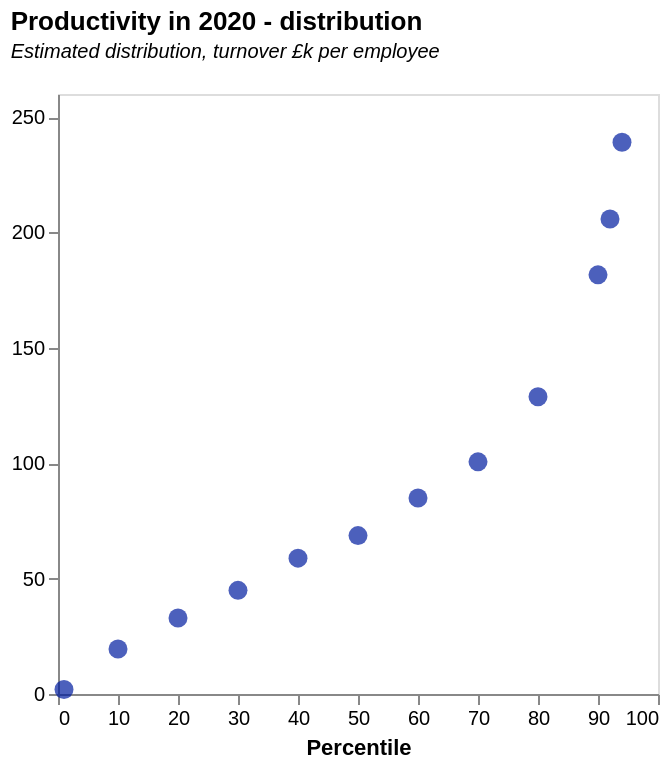

This figure's Vega-Lite source:
### Vega-Lite specification from a JSON file in a GitHub repository (floating-point values rounded to 4 significant figures)
{"$schema": "https://vega.github.io/schema/vega-lite/v5.json", "description": "A calculate that takes the messy names in the field, metric, and creates a new field, metricClean, where the names are nicer.", "title": {"text": "Productivity in 2020 - distribution", "subtitle": ["Estimated distribution, turnover £k per employee", ""], "subtitleFontStyle": "italic", "subtitleFontSize": 10, "anchor": "start", "color": "black"}, "data": {"values": [{"Percentile": "1", "modelValue": "1.965912874"}, {"Percentile": "10", "modelValue": "19.49928558"}, {"Percentile": "20", "modelValue": "32.91526787"}, {"Percentile": "30", "modelValue": "44.91984281"}, {"Percentile": "40", "modelValue": "58.8622429"}, {"Percentile": "50", "modelValue": "68.63537215"}, {"Percentile": "60", "modelValue": "84.91695532"}, {"Percentile": "70", "modelValue": "100.6008709"}, {"Percentile": "80", "modelValue": "128.8186569"}, {"Percentile": "90", "modelValue": "181.6354766"}, {"Percentile": "92", "modelValue": "205.8552608"}, {"Percentile": "94", "modelValue": "239.0588203"}, {"Percentile": "96", "modelValue": "311.8207892"}, {"Percentile": "98", "modelValue": "503.9209553"}]}, "height": 300, "width": 300, "mark": {"type": "circle", "color": "rgb(0,29,159)", "size": 90}, "transform": [{"filter": "datum.modelValue<300"}], "encoding": {"x": {"field": "Percentile", "type": "quantitative", "title": "Percentile", "axis": {"grid": false, "format": "d"}}, "y": {"field": "modelValue", "type": "quantitative", "title": null, "scale": {"domain": [0, 260]}, "axis": {"grid": false, "format": "d"}}}}
